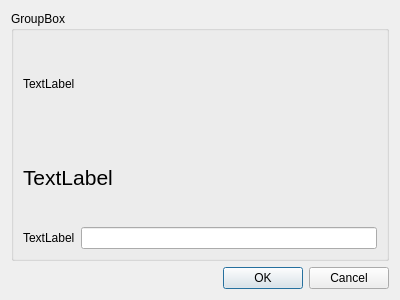
<?xml version="1.0" encoding="UTF-8"?>
<ui version="4.0">
 <class>CreateDir</class>
 <widget class="QDialog" name="CreateDir">
  <property name="geometry">
   <rect>
    <x>0</x>
    <y>0</y>
    <width>400</width>
    <height>300</height>
   </rect>
  </property>
  <property name="windowTitle">
   <string>Dialog</string>
  </property>
  <layout class="QVBoxLayout" name="verticalLayout">
   <item>
    <widget class="QGroupBox" name="groupBox">
     <property name="title">
      <string>GroupBox</string>
     </property>
     <layout class="QVBoxLayout" name="verticalLayout_2">
      <item>
       <widget class="QLabel" name="label">
        <property name="text">
         <string>TextLabel</string>
        </property>
       </widget>
      </item>
      <item>
       <widget class="QLabel" name="label_2">
        <property name="font">
         <font>
          <family>Arial</family>
          <pointsize>16</pointsize>
         </font>
        </property>
        <property name="text">
         <string>TextLabel</string>
        </property>
       </widget>
      </item>
      <item>
       <layout class="QHBoxLayout" name="horizontalLayout">
        <item>
         <widget class="QLabel" name="label_3">
          <property name="text">
           <string>TextLabel</string>
          </property>
         </widget>
        </item>
        <item>
         <widget class="QLineEdit" name="lineEdit"/>
        </item>
       </layout>
      </item>
     </layout>
    </widget>
   </item>
   <item>
    <widget class="QDialogButtonBox" name="buttonBox">
     <property name="orientation">
      <enum>Qt::Horizontal</enum>
     </property>
     <property name="standardButtons">
      <set>QDialogButtonBox::Cancel|QDialogButtonBox::Ok</set>
     </property>
    </widget>
   </item>
  </layout>
 </widget>
 <resources/>
 <connections>
  <connection>
   <sender>buttonBox</sender>
   <signal>accepted()</signal>
   <receiver>CreateDir</receiver>
   <slot>accept()</slot>
   <hints>
    <hint type="sourcelabel">
     <x>248</x>
     <y>254</y>
    </hint>
    <hint type="destinationlabel">
     <x>157</x>
     <y>274</y>
    </hint>
   </hints>
  </connection>
  <connection>
   <sender>buttonBox</sender>
   <signal>rejected()</signal>
   <receiver>CreateDir</receiver>
   <slot>reject()</slot>
   <hints>
    <hint type="sourcelabel">
     <x>316</x>
     <y>260</y>
    </hint>
    <hint type="destinationlabel">
     <x>286</x>
     <y>274</y>
    </hint>
   </hints>
  </connection>
 </connections>
</ui>
